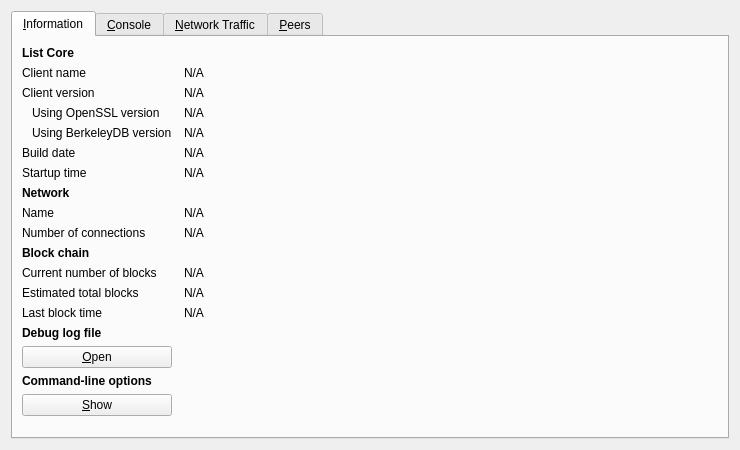
<?xml version="1.0" encoding="UTF-8"?>
<ui version="4.0">
 <class>RPCConsole</class>
 <widget class="QDialog" name="RPCConsole">
  <property name="geometry">
   <rect>
    <x>0</x>
    <y>0</y>
    <width>740</width>
    <height>450</height>
   </rect>
  </property>
  <property name="windowTitle">
   <string>List - Debug window</string>
  </property>
  <layout class="QVBoxLayout" name="verticalLayout_2">
   <item>
    <widget class="QTabWidget" name="tabWidget">
     <property name="currentIndex">
      <number>0</number>
     </property>
     <widget class="QWidget" name="tab_info">
      <attribute name="title">
       <string>&amp;Information</string>
      </attribute>
      <layout class="QGridLayout" name="gridLayout" columnstretch="0,1">
       <property name="horizontalSpacing">
        <number>12</number>
       </property>
       <item row="0" column="0">
        <widget class="QLabel" name="label_9">
         <property name="font">
          <font>
           <weight>75</weight>
           <bold>true</bold>
          </font>
         </property>
         <property name="text">
          <string>List Core</string>
         </property>
        </widget>
       </item>
       <item row="1" column="0">
        <widget class="QLabel" name="label_5">
         <property name="text">
          <string>Client name</string>
         </property>
        </widget>
       </item>
       <item row="1" column="1">
        <widget class="QLabel" name="clientName">
         <property name="cursor">
          <cursorShape>IBeamCursor</cursorShape>
         </property>
         <property name="text">
          <string>N/A</string>
         </property>
         <property name="textFormat">
          <enum>Qt::PlainText</enum>
         </property>
         <property name="textInteractionFlags">
          <set>Qt::LinksAccessibleByMouse|Qt::TextSelectableByKeyboard|Qt::TextSelectableByMouse</set>
         </property>
        </widget>
       </item>
       <item row="2" column="0">
        <widget class="QLabel" name="label_6">
         <property name="text">
          <string>Client version</string>
         </property>
        </widget>
       </item>
       <item row="2" column="1">
        <widget class="QLabel" name="clientVersion">
         <property name="cursor">
          <cursorShape>IBeamCursor</cursorShape>
         </property>
         <property name="text">
          <string>N/A</string>
         </property>
         <property name="textFormat">
          <enum>Qt::PlainText</enum>
         </property>
         <property name="textInteractionFlags">
          <set>Qt::LinksAccessibleByMouse|Qt::TextSelectableByKeyboard|Qt::TextSelectableByMouse</set>
         </property>
        </widget>
       </item>
       <item row="3" column="0">
        <widget class="QLabel" name="label_14">
         <property name="text">
          <string>Using OpenSSL version</string>
         </property>
         <property name="indent">
          <number>10</number>
         </property>
        </widget>
       </item>
       <item row="3" column="1">
        <widget class="QLabel" name="openSSLVersion">
         <property name="cursor">
          <cursorShape>IBeamCursor</cursorShape>
         </property>
         <property name="text">
          <string>N/A</string>
         </property>
         <property name="textFormat">
          <enum>Qt::PlainText</enum>
         </property>
         <property name="textInteractionFlags">
          <set>Qt::LinksAccessibleByMouse|Qt::TextSelectableByKeyboard|Qt::TextSelectableByMouse</set>
         </property>
        </widget>
       </item>
       <item row="4" column="0">
        <widget class="QLabel" name="label_berkeleyDBVersion">
         <property name="text">
          <string>Using BerkeleyDB version</string>
         </property>
         <property name="indent">
          <number>10</number>
         </property>
        </widget>
       </item>
       <item row="4" column="1">
        <widget class="QLabel" name="berkeleyDBVersion">
         <property name="cursor">
          <cursorShape>IBeamCursor</cursorShape>
         </property>
         <property name="text">
          <string>N/A</string>
         </property>
         <property name="textFormat">
          <enum>Qt::PlainText</enum>
         </property>
         <property name="textInteractionFlags">
          <set>Qt::LinksAccessibleByMouse|Qt::TextSelectableByKeyboard|Qt::TextSelectableByMouse</set>
         </property>
        </widget>
       </item>
       <item row="5" column="0">
        <widget class="QLabel" name="label_12">
         <property name="text">
          <string>Build date</string>
         </property>
        </widget>
       </item>
       <item row="5" column="1">
        <widget class="QLabel" name="buildDate">
         <property name="cursor">
          <cursorShape>IBeamCursor</cursorShape>
         </property>
         <property name="text">
          <string>N/A</string>
         </property>
         <property name="textFormat">
          <enum>Qt::PlainText</enum>
         </property>
         <property name="textInteractionFlags">
          <set>Qt::LinksAccessibleByMouse|Qt::TextSelectableByKeyboard|Qt::TextSelectableByMouse</set>
         </property>
        </widget>
       </item>
       <item row="6" column="0">
        <widget class="QLabel" name="label_13">
         <property name="text">
          <string>Startup time</string>
         </property>
        </widget>
       </item>
       <item row="6" column="1">
        <widget class="QLabel" name="startupTime">
         <property name="cursor">
          <cursorShape>IBeamCursor</cursorShape>
         </property>
         <property name="text">
          <string>N/A</string>
         </property>
         <property name="textFormat">
          <enum>Qt::PlainText</enum>
         </property>
         <property name="textInteractionFlags">
          <set>Qt::LinksAccessibleByMouse|Qt::TextSelectableByKeyboard|Qt::TextSelectableByMouse</set>
         </property>
        </widget>
       </item>
       <item row="7" column="0">
        <widget class="QLabel" name="label_11">
         <property name="font">
          <font>
           <weight>75</weight>
           <bold>true</bold>
          </font>
         </property>
         <property name="text">
          <string>Network</string>
         </property>
        </widget>
       </item>
       <item row="8" column="0">
        <widget class="QLabel" name="label_8">
         <property name="text">
          <string>Name</string>
         </property>
        </widget>
       </item>
       <item row="8" column="1">
        <widget class="QLabel" name="networkName">
         <property name="cursor">
          <cursorShape>IBeamCursor</cursorShape>
         </property>
         <property name="text">
          <string>N/A</string>
         </property>
         <property name="textFormat">
          <enum>Qt::PlainText</enum>
         </property>
         <property name="textInteractionFlags">
          <set>Qt::LinksAccessibleByMouse|Qt::TextSelectableByKeyboard|Qt::TextSelectableByMouse</set>
         </property>
        </widget>
       </item>
       <item row="9" column="0">
        <widget class="QLabel" name="label_7">
         <property name="text">
          <string>Number of connections</string>
         </property>
        </widget>
       </item>
       <item row="9" column="1">
        <widget class="QLabel" name="numberOfConnections">
         <property name="cursor">
          <cursorShape>IBeamCursor</cursorShape>
         </property>
         <property name="text">
          <string>N/A</string>
         </property>
         <property name="textFormat">
          <enum>Qt::PlainText</enum>
         </property>
         <property name="textInteractionFlags">
          <set>Qt::LinksAccessibleByMouse|Qt::TextSelectableByKeyboard|Qt::TextSelectableByMouse</set>
         </property>
        </widget>
       </item>
       <item row="10" column="0">
        <widget class="QLabel" name="label_10">
         <property name="font">
          <font>
           <weight>75</weight>
           <bold>true</bold>
          </font>
         </property>
         <property name="text">
          <string>Block chain</string>
         </property>
        </widget>
       </item>
       <item row="11" column="0">
        <widget class="QLabel" name="label_3">
         <property name="text">
          <string>Current number of blocks</string>
         </property>
        </widget>
       </item>
       <item row="11" column="1">
        <widget class="QLabel" name="numberOfBlocks">
         <property name="cursor">
          <cursorShape>IBeamCursor</cursorShape>
         </property>
         <property name="text">
          <string>N/A</string>
         </property>
         <property name="textFormat">
          <enum>Qt::PlainText</enum>
         </property>
         <property name="textInteractionFlags">
          <set>Qt::LinksAccessibleByMouse|Qt::TextSelectableByKeyboard|Qt::TextSelectableByMouse</set>
         </property>
        </widget>
       </item>
       <item row="12" column="0">
        <widget class="QLabel" name="label_4">
         <property name="text">
          <string>Estimated total blocks</string>
         </property>
        </widget>
       </item>
       <item row="12" column="1">
        <widget class="QLabel" name="totalBlocks">
         <property name="cursor">
          <cursorShape>IBeamCursor</cursorShape>
         </property>
         <property name="text">
          <string>N/A</string>
         </property>
         <property name="textFormat">
          <enum>Qt::PlainText</enum>
         </property>
         <property name="textInteractionFlags">
          <set>Qt::LinksAccessibleByMouse|Qt::TextSelectableByKeyboard|Qt::TextSelectableByMouse</set>
         </property>
        </widget>
       </item>
       <item row="13" column="0">
        <widget class="QLabel" name="label_2">
         <property name="text">
          <string>Last block time</string>
         </property>
        </widget>
       </item>
       <item row="13" column="1">
        <widget class="QLabel" name="lastBlockTime">
         <property name="cursor">
          <cursorShape>IBeamCursor</cursorShape>
         </property>
         <property name="text">
          <string>N/A</string>
         </property>
         <property name="textFormat">
          <enum>Qt::PlainText</enum>
         </property>
         <property name="textInteractionFlags">
          <set>Qt::LinksAccessibleByMouse|Qt::TextSelectableByKeyboard|Qt::TextSelectableByMouse</set>
         </property>
        </widget>
       </item>
       <item row="13" column="0">
        <spacer name="verticalSpacer_2">
         <property name="orientation">
          <enum>Qt::Vertical</enum>
         </property>
         <property name="sizeHint" stdset="0">
          <size>
           <width>20</width>
           <height>20</height>
          </size>
         </property>
        </spacer>
       </item>
       <item row="14" column="0">
        <widget class="QLabel" name="labelDebugLogfile">
         <property name="font">
          <font>
           <weight>75</weight>
           <bold>true</bold>
          </font>
         </property>
         <property name="text">
          <string>Debug log file</string>
         </property>
        </widget>
       </item>
       <item row="15" column="0">
        <widget class="QPushButton" name="openDebugLogfileButton">
         <property name="toolTip">
          <string>Open the List debug log file from the current data directory. This can take a few seconds for large log files.</string>
         </property>
         <property name="text">
          <string>&amp;Open</string>
         </property>
         <property name="autoDefault">
          <bool>false</bool>
         </property>
        </widget>
       </item>
       <item row="16" column="0">
        <widget class="QLabel" name="labelCLOptions">
         <property name="font">
          <font>
           <weight>75</weight>
           <bold>true</bold>
          </font>
         </property>
         <property name="text">
          <string>Command-line options</string>
         </property>
        </widget>
       </item>
       <item row="17" column="0">
        <widget class="QPushButton" name="showCLOptionsButton">
         <property name="toolTip">
          <string>Show the List help message to get a list with possible List command-line options.</string>
         </property>
         <property name="text">
          <string>&amp;Show</string>
         </property>
         <property name="autoDefault">
          <bool>false</bool>
         </property>
        </widget>
       </item>
       <item row="18" column="0">
        <spacer name="verticalSpacer">
         <property name="orientation">
          <enum>Qt::Vertical</enum>
         </property>
         <property name="sizeHint" stdset="0">
          <size>
           <width>20</width>
           <height>40</height>
          </size>
         </property>
        </spacer>
       </item>
      </layout>
     </widget>
     <widget class="QWidget" name="tab_console">
      <attribute name="title">
       <string>&amp;Console</string>
      </attribute>
      <layout class="QVBoxLayout" name="verticalLayout_3">
       <property name="spacing">
        <number>3</number>
       </property>
       <item>
        <widget class="QTextEdit" name="messagesWidget">
         <property name="minimumSize">
          <size>
           <width>0</width>
           <height>100</height>
          </size>
         </property>
         <property name="readOnly">
          <bool>true</bool>
         </property>
         <property name="tabKeyNavigation" stdset="0">
          <bool>false</bool>
         </property>
         <property name="columnCount" stdset="0">
          <number>2</number>
         </property>
        </widget>
       </item>
       <item>
        <layout class="QHBoxLayout" name="horizontalLayout">
         <property name="spacing">
          <number>3</number>
         </property>
         <item>
          <widget class="QLabel" name="label">
           <property name="text">
            <string notr="true">&gt;</string>
           </property>
          </widget>
         </item>
         <item>
          <widget class="QLineEdit" name="lineEdit"/>
         </item>
         <item>
          <widget class="QPushButton" name="clearButton">
           <property name="maximumSize">
            <size>
             <width>24</width>
             <height>24</height>
            </size>
           </property>
           <property name="toolTip">
            <string>Clear console</string>
           </property>
           <property name="text">
            <string/>
           </property>
           <property name="icon">
            <iconset resource="../../../list.qrc">
             <normaloff>:/icons/remove</normaloff>:/icons/remove</iconset>
           </property>
           <property name="shortcut">
            <string notr="true">Ctrl+L</string>
           </property>
           <property name="autoDefault">
            <bool>false</bool>
           </property>
          </widget>
         </item>
        </layout>
       </item>
      </layout>
     </widget>
     <widget class="QWidget" name="tab_nettraffic">
      <attribute name="title">
       <string>&amp;Network Traffic</string>
      </attribute>
      <layout class="QHBoxLayout" name="horizontalLayout_3">
       <item>
        <layout class="QVBoxLayout" name="verticalLayout_4">
         <item>
          <widget class="TrafficGraphWidget" name="trafficGraph" native="true">
           <property name="sizePolicy">
            <sizepolicy hsizetype="Expanding" vsizetype="Expanding">
             <horstretch>0</horstretch>
             <verstretch>0</verstretch>
            </sizepolicy>
           </property>
          </widget>
         </item>
         <item>
          <layout class="QHBoxLayout" name="horizontalLayout_2">
           <item>
            <widget class="QSlider" name="sldGraphRange">
             <property name="minimum">
              <number>1</number>
             </property>
             <property name="maximum">
              <number>288</number>
             </property>
             <property name="pageStep">
              <number>12</number>
             </property>
             <property name="value">
              <number>6</number>
             </property>
             <property name="orientation">
              <enum>Qt::Horizontal</enum>
             </property>
            </widget>
           </item>
           <item>
            <widget class="QLabel" name="lblGraphRange">
             <property name="minimumSize">
              <size>
               <width>100</width>
               <height>0</height>
              </size>
             </property>
             <property name="alignment">
              <set>Qt::AlignCenter</set>
             </property>
            </widget>
           </item>
           <item>
            <widget class="QPushButton" name="btnClearTrafficGraph">
             <property name="text">
              <string>&amp;Clear</string>
             </property>
             <property name="autoDefault">
              <bool>false</bool>
             </property>
            </widget>
           </item>
          </layout>
         </item>
        </layout>
       </item>
       <item>
        <layout class="QVBoxLayout" name="verticalLayout">
         <item>
          <widget class="QGroupBox" name="groupBox">
           <property name="title">
            <string>Totals</string>
           </property>
           <layout class="QVBoxLayout" name="verticalLayout_5">
            <item>
             <layout class="QHBoxLayout" name="horizontalLayout_4">
              <item>
               <widget class="Line" name="line">
                <property name="sizePolicy">
                 <sizepolicy hsizetype="Fixed" vsizetype="Fixed">
                  <horstretch>0</horstretch>
                  <verstretch>0</verstretch>
                 </sizepolicy>
                </property>
                <property name="minimumSize">
                 <size>
                  <width>10</width>
                  <height>0</height>
                 </size>
                </property>
                <property name="palette">
                 <palette>
                  <active>
                   <colorrole role="Light">
                    <brush brushstyle="SolidPattern">
                     <color alpha="255">
                      <red>0</red>
                      <green>255</green>
                      <blue>0</blue>
                     </color>
                    </brush>
                   </colorrole>
                  </active>
                  <inactive>
                   <colorrole role="Light">
                    <brush brushstyle="SolidPattern">
                     <color alpha="255">
                      <red>0</red>
                      <green>255</green>
                      <blue>0</blue>
                     </color>
                    </brush>
                   </colorrole>
                  </inactive>
                  <disabled>
                   <colorrole role="Light">
                    <brush brushstyle="SolidPattern">
                     <color alpha="255">
                      <red>0</red>
                      <green>255</green>
                      <blue>0</blue>
                     </color>
                    </brush>
                   </colorrole>
                  </disabled>
                 </palette>
                </property>
                <property name="orientation">
                 <enum>Qt::Horizontal</enum>
                </property>
               </widget>
              </item>
              <item>
               <widget class="QLabel" name="label_16">
                <property name="text">
                 <string>In:</string>
                </property>
               </widget>
              </item>
              <item>
               <widget class="QLabel" name="lblBytesIn">
                <property name="minimumSize">
                 <size>
                  <width>50</width>
                  <height>0</height>
                 </size>
                </property>
                <property name="alignment">
                 <set>Qt::AlignRight|Qt::AlignTrailing|Qt::AlignVCenter</set>
                </property>
               </widget>
              </item>
             </layout>
            </item>
            <item>
             <layout class="QHBoxLayout" name="horizontalLayout_5">
              <item>
               <widget class="Line" name="line_2">
                <property name="sizePolicy">
                 <sizepolicy hsizetype="Fixed" vsizetype="Fixed">
                  <horstretch>0</horstretch>
                  <verstretch>0</verstretch>
                 </sizepolicy>
                </property>
                <property name="minimumSize">
                 <size>
                  <width>10</width>
                  <height>0</height>
                 </size>
                </property>
                <property name="palette">
                 <palette>
                  <active>
                   <colorrole role="Light">
                    <brush brushstyle="SolidPattern">
                     <color alpha="255">
                      <red>255</red>
                      <green>0</green>
                      <blue>0</blue>
                     </color>
                    </brush>
                   </colorrole>
                  </active>
                  <inactive>
                   <colorrole role="Light">
                    <brush brushstyle="SolidPattern">
                     <color alpha="255">
                      <red>255</red>
                      <green>0</green>
                      <blue>0</blue>
                     </color>
                    </brush>
                   </colorrole>
                  </inactive>
                  <disabled>
                   <colorrole role="Light">
                    <brush brushstyle="SolidPattern">
                     <color alpha="255">
                      <red>255</red>
                      <green>0</green>
                      <blue>0</blue>
                     </color>
                    </brush>
                   </colorrole>
                  </disabled>
                 </palette>
                </property>
                <property name="orientation">
                 <enum>Qt::Horizontal</enum>
                </property>
               </widget>
              </item>
              <item>
               <widget class="QLabel" name="label_17">
                <property name="text">
                 <string>Out:</string>
                </property>
               </widget>
              </item>
              <item>
               <widget class="QLabel" name="lblBytesOut">
                <property name="minimumSize">
                 <size>
                  <width>50</width>
                  <height>0</height>
                 </size>
                </property>
                <property name="alignment">
                 <set>Qt::AlignRight|Qt::AlignTrailing|Qt::AlignVCenter</set>
                </property>
               </widget>
              </item>
             </layout>
            </item>
            <item>
             <spacer name="verticalSpacer_4">
              <property name="orientation">
               <enum>Qt::Vertical</enum>
              </property>
              <property name="sizeHint" stdset="0">
               <size>
                <width>20</width>
                <height>407</height>
               </size>
              </property>
             </spacer>
            </item>
           </layout>
          </widget>
         </item>
        </layout>
       </item>
      </layout>
     </widget>
     <widget class="QWidget" name="tab_peers">
      <attribute name="title">
       <string>&amp;Peers</string>
      </attribute>
      <layout class="QGridLayout" name="gridLayout_2">
       <item row="0" column="0" rowspan="2">
        <widget class="QTableView" name="peerWidget">
         <property name="horizontalScrollBarPolicy">
          <enum>Qt::ScrollBarAsNeeded</enum>
         </property>
         <property name="sortingEnabled">
          <bool>true</bool>
         </property>
         <attribute name="horizontalHeaderHighlightSections">
          <bool>false</bool>
         </attribute>
        </widget>
       </item>
       <item row="0" column="1">
        <widget class="QLabel" name="peerHeading">
         <property name="sizePolicy">
          <sizepolicy hsizetype="Preferred" vsizetype="Minimum">
           <horstretch>0</horstretch>
           <verstretch>0</verstretch>
          </sizepolicy>
         </property>
         <property name="minimumSize">
          <size>
           <width>300</width>
           <height>32</height>
          </size>
         </property>
         <property name="font">
          <font>
           <pointsize>10</pointsize>
          </font>
         </property>
         <property name="cursor">
          <cursorShape>IBeamCursor</cursorShape>
         </property>
         <property name="text">
          <string>Select a peer to view detailed information.</string>
         </property>
         <property name="alignment">
          <set>Qt::AlignHCenter|Qt::AlignTop</set>
         </property>
         <property name="wordWrap">
          <bool>true</bool>
         </property>
         <property name="textInteractionFlags">
          <set>Qt::LinksAccessibleByMouse|Qt::TextSelectableByKeyboard|Qt::TextSelectableByMouse</set>
         </property>
        </widget>
       </item>
       <item row="1" column="1">
        <widget class="QWidget" name="detailWidget" native="true">
         <property name="minimumSize">
          <size>
           <width>300</width>
           <height>0</height>
          </size>
         </property>
         <layout class="QGridLayout" name="gridLayout_3">
          <item row="0" column="0">
           <widget class="QLabel" name="label_23">
            <property name="text">
             <string>Peer ID</string>
            </property>
           </widget>
          </item>
          <item row="0" column="2">
           <widget class="QLabel" name="peerId">
            <property name="cursor">
             <cursorShape>IBeamCursor</cursorShape>
            </property>
            <property name="text">
             <string>N/A</string>
            </property>
            <property name="textFormat">
             <enum>Qt::PlainText</enum>
            </property>
            <property name="textInteractionFlags">
             <set>Qt::LinksAccessibleByMouse|Qt::TextSelectableByKeyboard|Qt::TextSelectableByMouse</set>
            </property>
           </widget>
          </item>
          <item row="1" column="0">
           <widget class="QLabel" name="label_23">
            <property name="text">
             <string>Direction</string>
            </property>
           </widget>
          </item>
          <item row="1" column="2">
           <widget class="QLabel" name="peerDirection">
            <property name="cursor">
             <cursorShape>IBeamCursor</cursorShape>
            </property>
            <property name="text">
             <string>N/A</string>
            </property>
            <property name="textFormat">
             <enum>Qt::PlainText</enum>
            </property>
            <property name="textInteractionFlags">
             <set>Qt::LinksAccessibleByMouse|Qt::TextSelectableByKeyboard|Qt::TextSelectableByMouse</set>
            </property>
           </widget>
          </item>
          <item row="2" column="0">
           <widget class="QLabel" name="label_21">
            <property name="text">
             <string>Version</string>
            </property>
           </widget>
          </item>
          <item row="2" column="2">
           <widget class="QLabel" name="peerVersion">
            <property name="cursor">
             <cursorShape>IBeamCursor</cursorShape>
            </property>
            <property name="text">
             <string>N/A</string>
            </property>
            <property name="textFormat">
             <enum>Qt::PlainText</enum>
            </property>
            <property name="textInteractionFlags">
             <set>Qt::LinksAccessibleByMouse|Qt::TextSelectableByKeyboard|Qt::TextSelectableByMouse</set>
            </property>
           </widget>
          </item>
          <item row="3" column="0">
           <widget class="QLabel" name="label_28">
            <property name="text">
             <string>User Agent</string>
            </property>
           </widget>
          </item>
          <item row="3" column="2">
           <widget class="QLabel" name="peerSubversion">
            <property name="cursor">
             <cursorShape>IBeamCursor</cursorShape>
            </property>
            <property name="text">
             <string>N/A</string>
            </property>
            <property name="textFormat">
             <enum>Qt::PlainText</enum>
            </property>
            <property name="textInteractionFlags">
             <set>Qt::LinksAccessibleByMouse|Qt::TextSelectableByKeyboard|Qt::TextSelectableByMouse</set>
            </property>
           </widget>
          </item>
          <item row="4" column="0">
           <widget class="QLabel" name="label_4">
            <property name="text">
             <string>Services</string>
            </property>
           </widget>
          </item>
          <item row="4" column="2">
           <widget class="QLabel" name="peerServices">
            <property name="cursor">
             <cursorShape>IBeamCursor</cursorShape>
            </property>
            <property name="text">
             <string>N/A</string>
            </property>
            <property name="textFormat">
             <enum>Qt::PlainText</enum>
            </property>
            <property name="textInteractionFlags">
             <set>Qt::LinksAccessibleByMouse|Qt::TextSelectableByKeyboard|Qt::TextSelectableByMouse</set>
            </property>
           </widget>
          </item>
          <item row="5" column="0">
           <widget class="QLabel" name="label_29">
            <property name="text">
             <string>Starting Height</string>
            </property>
           </widget>
          </item>
          <item row="5" column="2">
           <widget class="QLabel" name="peerHeight">
            <property name="cursor">
             <cursorShape>IBeamCursor</cursorShape>
            </property>
            <property name="text">
             <string>N/A</string>
            </property>
            <property name="textFormat">
             <enum>Qt::PlainText</enum>
            </property>
            <property name="textInteractionFlags">
             <set>Qt::LinksAccessibleByMouse|Qt::TextSelectableByKeyboard|Qt::TextSelectableByMouse</set>
            </property>
           </widget>
          </item>
          <item row="6" column="0">
           <widget class="QLabel" name="label_27">
            <property name="text">
             <string>Sync Height</string>
            </property>
           </widget>
          </item>
          <item row="6" column="2">
           <widget class="QLabel" name="peerSyncHeight">
            <property name="cursor">
             <cursorShape>IBeamCursor</cursorShape>
            </property>
            <property name="text">
             <string>N/A</string>
            </property>
            <property name="textFormat">
             <enum>Qt::PlainText</enum>
            </property>
            <property name="textInteractionFlags">
             <set>Qt::LinksAccessibleByMouse|Qt::TextSelectableByKeyboard|Qt::TextSelectableByMouse</set>
            </property>
           </widget>
          </item>
          <item row="7" column="0">
           <widget class="QLabel" name="label_24">
            <property name="text">
             <string>Ban Score</string>
            </property>
           </widget>
          </item>
          <item row="7" column="2">
           <widget class="QLabel" name="peerBanScore">
            <property name="cursor">
             <cursorShape>IBeamCursor</cursorShape>
            </property>
            <property name="text">
             <string>N/A</string>
            </property>
            <property name="textFormat">
             <enum>Qt::PlainText</enum>
            </property>
            <property name="textInteractionFlags">
             <set>Qt::LinksAccessibleByMouse|Qt::TextSelectableByKeyboard|Qt::TextSelectableByMouse</set>
            </property>
           </widget>
          </item>
          <item row="8" column="0">
           <widget class="QLabel" name="label_22">
            <property name="text">
             <string>Connection Time</string>
            </property>
           </widget>
          </item>
          <item row="8" column="2">
           <widget class="QLabel" name="peerConnTime">
            <property name="cursor">
             <cursorShape>IBeamCursor</cursorShape>
            </property>
            <property name="text">
             <string>N/A</string>
            </property>
            <property name="textFormat">
             <enum>Qt::PlainText</enum>
            </property>
            <property name="textInteractionFlags">
             <set>Qt::LinksAccessibleByMouse|Qt::TextSelectableByKeyboard|Qt::TextSelectableByMouse</set>
            </property>
           </widget>
          </item>
          <item row="9" column="0">
           <widget class="QLabel" name="label_15">
            <property name="text">
             <string>Last Send</string>
            </property>
           </widget>
          </item>
          <item row="9" column="2">
           <widget class="QLabel" name="peerLastSend">
            <property name="cursor">
             <cursorShape>IBeamCursor</cursorShape>
            </property>
            <property name="text">
             <string>N/A</string>
            </property>
            <property name="textFormat">
             <enum>Qt::PlainText</enum>
            </property>
            <property name="textInteractionFlags">
             <set>Qt::LinksAccessibleByMouse|Qt::TextSelectableByKeyboard|Qt::TextSelectableByMouse</set>
            </property>
           </widget>
          </item>
          <item row="10" column="0">
           <widget class="QLabel" name="label_19">
            <property name="text">
             <string>Last Receive</string>
            </property>
           </widget>
          </item>
          <item row="10" column="2">
           <widget class="QLabel" name="peerLastRecv">
            <property name="cursor">
             <cursorShape>IBeamCursor</cursorShape>
            </property>
            <property name="text">
             <string>N/A</string>
            </property>
            <property name="textFormat">
             <enum>Qt::PlainText</enum>
            </property>
            <property name="textInteractionFlags">
             <set>Qt::LinksAccessibleByMouse|Qt::TextSelectableByKeyboard|Qt::TextSelectableByMouse</set>
            </property>
           </widget>
          </item>
          <item row="11" column="0">
           <widget class="QLabel" name="label_18">
            <property name="text">
             <string>Bytes Sent</string>
            </property>
           </widget>
          </item>
          <item row="11" column="2">
           <widget class="QLabel" name="peerBytesSent">
            <property name="cursor">
             <cursorShape>IBeamCursor</cursorShape>
            </property>
            <property name="text">
             <string>N/A</string>
            </property>
            <property name="textFormat">
             <enum>Qt::PlainText</enum>
            </property>
            <property name="textInteractionFlags">
             <set>Qt::LinksAccessibleByMouse|Qt::TextSelectableByKeyboard|Qt::TextSelectableByMouse</set>
            </property>
           </widget>
          </item>
          <item row="12" column="0">
           <widget class="QLabel" name="label_20">
            <property name="text">
             <string>Bytes Received</string>
            </property>
           </widget>
          </item>
          <item row="12" column="2">
           <widget class="QLabel" name="peerBytesRecv">
            <property name="cursor">
             <cursorShape>IBeamCursor</cursorShape>
            </property>
            <property name="text">
             <string>N/A</string>
            </property>
            <property name="textFormat">
             <enum>Qt::PlainText</enum>
            </property>
            <property name="textInteractionFlags">
             <set>Qt::LinksAccessibleByMouse|Qt::TextSelectableByKeyboard|Qt::TextSelectableByMouse</set>
            </property>
           </widget>
          </item>
          <item row="13" column="0">
           <widget class="QLabel" name="label_26">
            <property name="text">
             <string>Ping Time</string>
            </property>
           </widget>
          </item>
          <item row="13" column="2">
           <widget class="QLabel" name="peerPingTime">
            <property name="cursor">
             <cursorShape>IBeamCursor</cursorShape>
            </property>
            <property name="text">
             <string>N/A</string>
            </property>
            <property name="textFormat">
             <enum>Qt::PlainText</enum>
            </property>
            <property name="textInteractionFlags">
             <set>Qt::LinksAccessibleByMouse|Qt::TextSelectableByKeyboard|Qt::TextSelectableByMouse</set>
            </property>
           </widget>
          </item>
          <item row="14" column="0">
           <widget class="QLabel" name="label_timeoffset">
            <property name="text">
             <string>Time Offset</string>
            </property>
           </widget>
          </item>
          <item row="14" column="2">
           <widget class="QLabel" name="timeoffset">
            <property name="cursor">
             <cursorShape>IBeamCursor</cursorShape>
            </property>
            <property name="text">
             <string>N/A</string>
            </property>
            <property name="textFormat">
             <enum>Qt::PlainText</enum>
            </property>
            <property name="textInteractionFlags">
             <set>Qt::LinksAccessibleByMouse|Qt::TextSelectableByKeyboard|Qt::TextSelectableByMouse</set>
            </property>
           </widget>
          </item>
          <item row="15" column="1">
           <spacer name="verticalSpacer_3">
            <property name="orientation">
             <enum>Qt::Vertical</enum>
            </property>
            <property name="sizeHint" stdset="0">
             <size>
              <width>20</width>
              <height>40</height>
             </size>
            </property>
           </spacer>
          </item>
         </layout>
        </widget>
       </item>
      </layout>
     </widget>
    </widget>
   </item>
  </layout>
 </widget>
 <customwidgets>
  <customwidget>
   <class>TrafficGraphWidget</class>
   <extends>QWidget</extends>
   <header>trafficgraphwidget.h</header>
   <container>1</container>
   <slots>
    <slot>clear()</slot>
   </slots>
  </customwidget>
 </customwidgets>
 <resources>
  <include location="../../../list.qrc"/>
 </resources>
 <connections/>
</ui>
